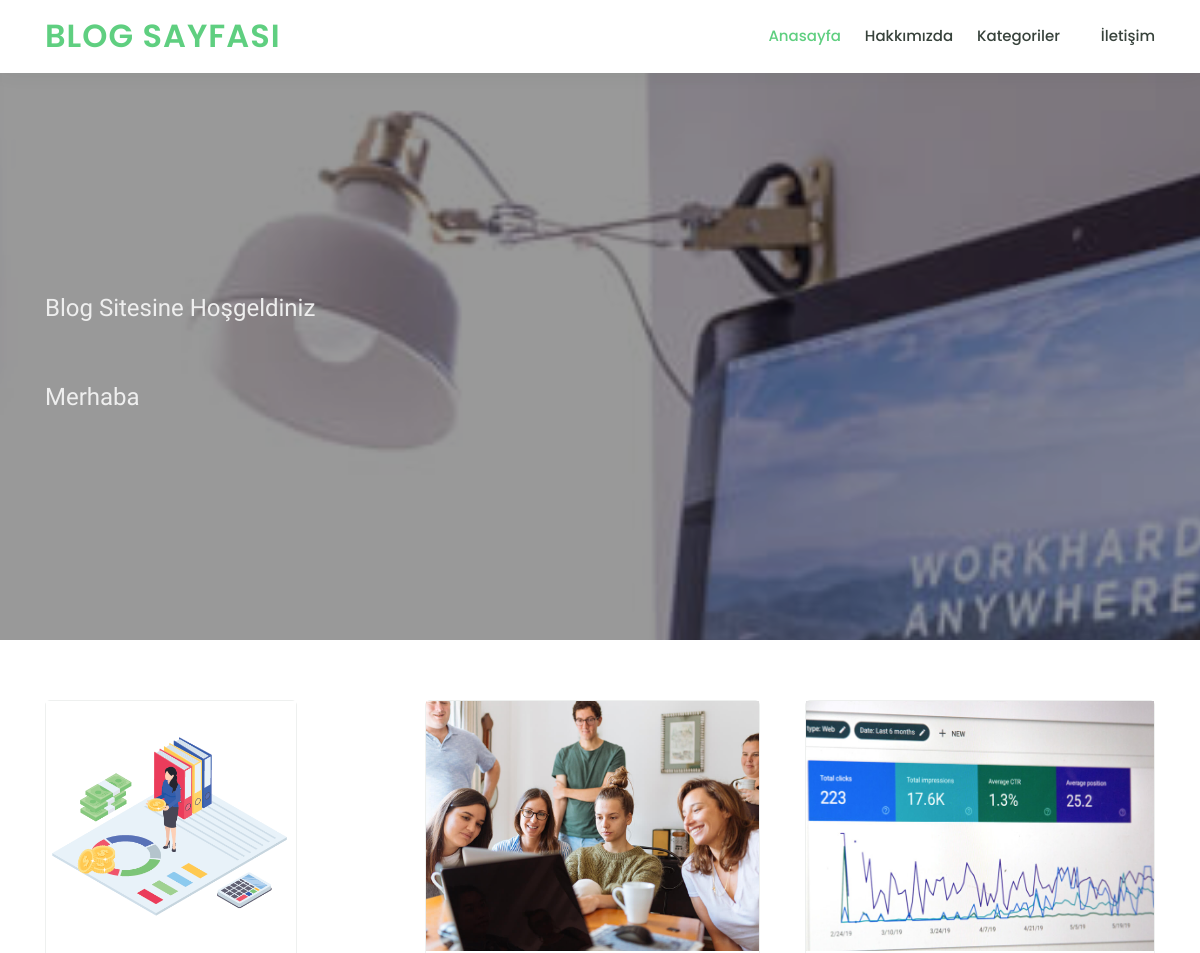
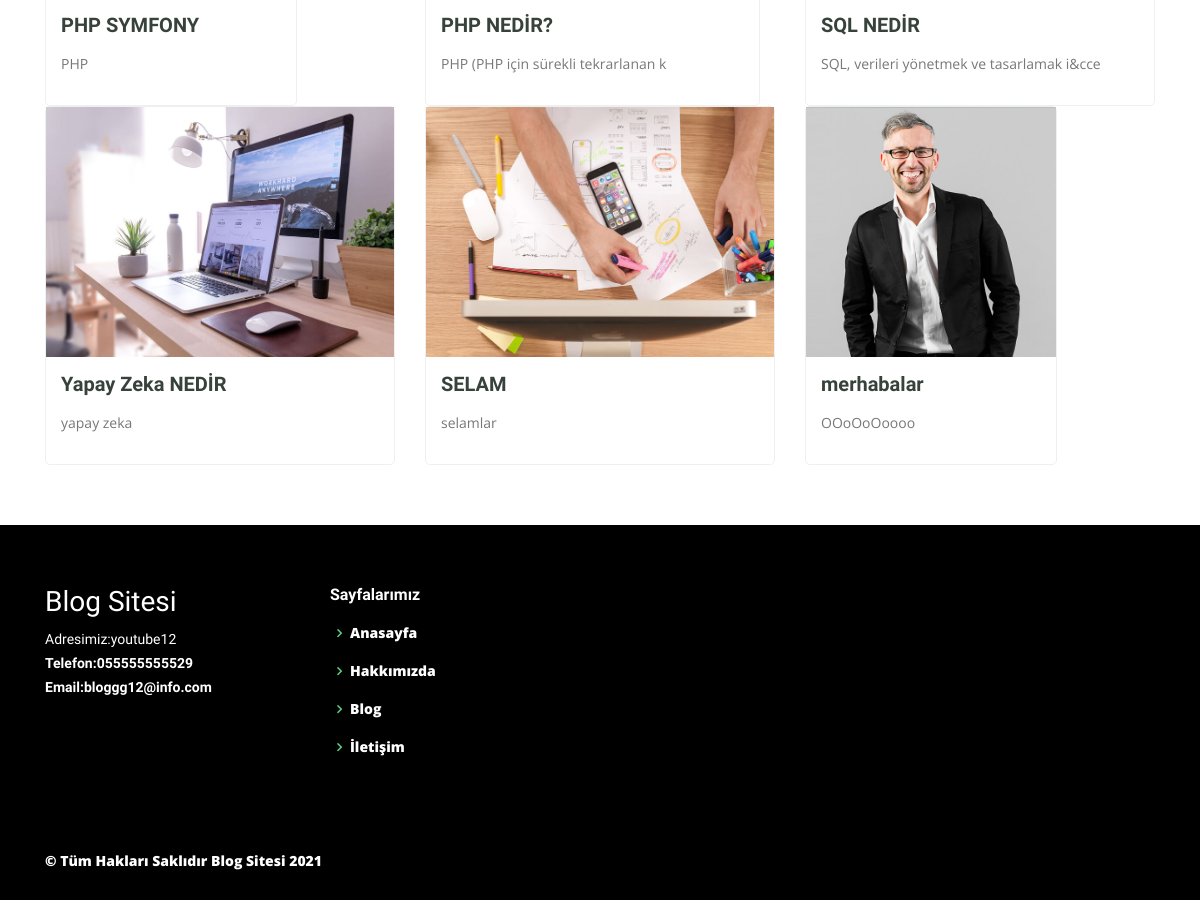
The page / on the database its author committed (2 pictures, top to bottom).
### tables this page shows
CREATE TABLE `slider` (
  `slider_id` int(11) NOT NULL,
  `slider_baslik` varchar(250) NOT NULL,
  `slider_aciklama` text NOT NULL,
  `slider_resim` varchar(250) NOT NULL
);

CREATE TABLE `blog` (
  `blog_id` int(11) NOT NULL,
  `blog_baslik` varchar(250) NOT NULL,
  `blog_aciklama` text NOT NULL,
  `blog_resim` varchar(280) NOT NULL,
  `blog_sira` int(11) NOT NULL
);

CREATE TABLE `ayarlar` (
  `ayar_id` int(1) NOT NULL,
  `ayar_baslik` varchar(250) NOT NULL,
  `ayar_aciklama` text NOT NULL,
  `ayar_logo` varchar(120) NOT NULL,
  `ayar_adres` varchar(160) NOT NULL,
  `ayar_telefon` varchar(25) NOT NULL,
  `ayar_email` varchar(80) NOT NULL
);

### function.php (called while the page is built)
<?php
function seo($s) {
	$tr = array('ş','Ş','ı','I','İ','ğ','Ğ','ü','Ü','ö','Ö','Ç','ç','(',')','/',' ',',','?');
	$eng = array('s','s','i','i','i','g','g','u','u','o','o','c','c','','','-','-','','');
	$s = str_replace($tr,$eng,$s);
	$s = strtolower($s);
	$s = preg_replace('/&amp;amp;amp;amp;amp;amp;amp;amp;amp;.+?;/', '', $s);
	$s = preg_replace('/\s+/', '-', $s);
	$s = preg_replace('|-+|', '-', $s);
	$s = preg_replace('/#/', '', $s);
	$s = str_replace('.', '', $s);
	$s = trim($s, '-');
	return $s;
}
 ?>

### index.php (the view)
<?php require_once 'header.php';
?>
    <section style="background-image: url(admin/resimler/slider/<?php echo $slidercek['slider_resim'] ?>);"
             id="hero" class="d-flex justify-content-center align-items-center">
        <div class="container position-relative" data-aos="zoom-in" data-aos-delay="100">
            <h1><?php echo $slidercek['slider_baslik'] ?>
                <h1>
                    <h2><?php echo $slidercek['slider_aciklama'] ?><h2>
        </div>
    </section>
    <main id="main">
        <section id="courses" class="courses">
            <div class="container" data-aos="fade-up">
                <div class="row" data-aos="zoom-in" data-aos-delay="100">
                    <?php
                    $blogsor = $baglanti->prepare("SELECT * FROM blog order by blog_sira ASC");
                    $blogsor->execute(array());
                    while ($blogcek = $blogsor->fetch(PDO::FETCH_ASSOC)) { ?>
                        <div class="col-lg-4 col-md-6 d-flex align-items-stretch">
                            <div class="course-item">
                                <img style="height: 250px"
                                     src="admin/resimler/blog/<?php echo $blogcek['blog_resim'] ?>" class="img-fluid"
                                     alt="...">
                                <div class="course-content">
                                    <h3>
                                        <a href="blog-detay-<?= seo($blogcek['blog_baslik']) . '-' . $blogcek['blog_id'] ?>"><?php echo $blogcek['blog_baslik'] ?></a>
                                    </h3>
                                    <p><?php
                                        $aciklama = $blogcek['blog_aciklama'];
                                        $bolaciklama = substr($aciklama, 0, 50);
                                        echo $bolaciklama;
                                        ?></p>
                                </div>
                            </div>
                        </div>
                    <?php } ?>
                </div>
            </div>
        </section>
    </main>
<?php require_once 'footer.php'; ?>

### header.php (shortened to what this page needs)
<?php
require_once 'admin/baglanti.php';
require_once 'function.php';
$ayarsor=$baglanti->prepare("SELECT * FROM ayarlar where ayar_id=?");
$ayarsor->execute(array(1));
$ayarcek=$ayarsor->fetch(PDO::FETCH_ASSOC);
$slidersor=$baglanti->prepare("SELECT * FROM slider where slider_id=?");
$slidersor->execute(array(1));
$slidercek=$slidersor->fetch(PDO::FETCH_ASSOC);
 ?>
<!DOCTYPE html>
<html lang="en">
<head>
  <link href="assets/vendor/bootstrap/css/bootstrap.min.css" rel="stylesheet">
  <link href="assets/vendor/icofont/icofont.min.css" rel="stylesheet">
  <link href="assets/vendor/boxicons/css/boxicons.min.css" rel="stylesheet">
  <link href="assets/vendor/remixicon/remixicon.css" rel="stylesheet">
  <link href="assets/vendor/owl.carousel/assets/owl.carousel.min.css" rel="stylesheet">
  <link href="assets/vendor/animate.css/animate.min.css" rel="stylesheet">
  <link href="assets/vendor/aos/aos.css" rel="stylesheet">
  <link href="assets/css/style.css" rel="stylesheet">
</head>
<body>
  <header id="header" class="fixed-top">
    <div class="container d-flex align-items-center">
      <h1 class="logo mr-auto"><a href="index">Blog Sayfası</a></h1>
      <nav class="nav-menu d-none d-lg-block">
        <ul>
          <li class="active"><a href="index.php">Anasayfa</a></li>
          <li><a href="hakkimizda.php">Hakkımızda</a></li>
            <li class="drop-down"><a href="">Kategoriler</a>
            </li>
            <li><a href="iletisim.php">İletişim</a></li>
        </ul>
      </nav>
    </div>
  </header>

### footer.php (shortened to what this page needs)
  <footer style="background-color: black" id="footer">
    <div style="background-color: black" class="footer-top">
      <div class="container">
        <div class="row">
          <div class="col-lg-3 col-md-6 footer-contact">
            <h3 style="color: white">Blog Sitesi</h3>
            <p style="color: white">
              Adresimiz:<?php echo $ayarcek['ayar_adres']; ?><br>
              <strong>Telefon:<?php echo $ayarcek['ayar_telefon']?><br>
              <strong>Email:<?php echo $ayarcek['ayar_email']?><br>
            </p>
          </div>
          <div class="col-lg-2 col-md-6 footer-links">
            <h4 style="color: white">Sayfalarımız</h4>
            <ul>
              <li><i class="bx bx-chevron-right"></i> <a style="color: white" href="index">Anasayfa</a></li>
              <li><i class="bx bx-chevron-right"></i> <a style="color: white" href="hakkimizda">Hakkımızda</a></li>
              <li><i class="bx bx-chevron-right"></i> <a style="color: white" href="blog">Blog</a></li>
              <li><i class="bx bx-chevron-right"></i> <a style="color: white" href="iletisim">İletişim</a></li>
            </ul>
          </div>
        </div>
      </div>
    </div>
    <div class="container d-md-flex py-4">
      <div class="mr-md-auto text-center text-md-left">
        <div style="color: white" class="copyright">
          &copy; Tüm Hakları Saklıdır <strong><span>Blog Sitesi </span>
            </strong> <?php echo date("Y") ?>
        </div>
        <div class="credits">
        </div>
      </div>
    </div>
  </footer>
</body>
</html>

### assets/css/style.css (style rules this page uses)
body { font-family: "Open Sans", sans-serif; color: #444444; }
a { color: #5fcf80; }
h1, h2, h3, h4, h5, h6 { font-family: "Raleway", sans-serif; }
#header { background: #fff; transition: all 0.5s; z-index: 997; padding: 15px 0; box-shadow: 0px 0 18px rgba(55, 66, 59, 0.08); }
#header .logo { font-size: 32px; margin: 0; padding: 0; line-height: 1; font-weight: 600; letter-spacing: 1px; text-transform: uppercase; font-family: "Poppins", sans-serif; }
#header .logo a { color: #5fcf80; }
.nav-menu ul { margin: 0; padding: 0; list-style: none; }
.nav-menu > ul { display: flex; }
.nav-menu > ul > li { position: relative; white-space: nowrap; padding: 10px 0 10px 24px; }
.nav-menu a { display: block; position: relative; color: #37423b; transition: 0.3s; font-size: 15px; font-family: "Poppins", sans-serif; font-weight: 500; }
.nav-menu a:hover, .nav-menu .active > a, .nav-menu li:hover > a { color: #5fcf80; }
.nav-menu .drop-down > a:after { content: "\ea99"; font-family: IcoFont; padding-left: 5px; }
.mobile-nav { position: fixed; top: 55px; right: 15px; bottom: 15px; left: 15px; z-index: 9999; overflow-y: auto; background: #fff; transition: ease-in-out 0.2s; opacity: 0; visibility: hidden; border-radius: 10px; padding: 10px 0; }
.mobile-nav * { margin: 0; padding: 0; list-style: none; }
.mobile-nav a { display: block; position: relative; color: #37423b; padding: 10px 20px; font-weight: 500; outline: none; }
.mobile-nav a:hover, .mobile-nav .active > a, .mobile-nav li:hover > a { color: #5fcf80; text-decoration: none; }
.mobile-nav .drop-down > a:after { content: "\ea99"; font-family: IcoFont; padding-left: 10px; position: absolute; right: 15px; }
.mobile-nav .drop-down > a { padding-right: 35px; }
#hero { width: 100%; height: 80vh; background: url("../img/hero-bg.jpg") top center; background-size: cover; position: relative; }
#hero:before { content: ""; background: rgba(0, 0, 0, 0.4); position: absolute; bottom: 0; top: 0; left: 0; right: 0; }
#hero .container { padding-top: 72px; }
#hero h1 { margin: 0; font-size: 48px; font-weight: 700; line-height: 56px; color: #fff; font-family: "Poppins", sans-serif; }
#hero h2 { color: #eee; margin: 10px 0 0 0; font-size: 24px; }
@media (min-width: 1024px) { #hero { background-attachment: fixed; } }
section { padding: 60px 0; overflow: hidden; }
.courses .course-item { border-radius: 5px; border: 1px solid #eef0ef; }
.courses .course-content { padding: 15px; }
.courses .course-content h3 { font-weight: 700; font-size: 20px; }
.courses .course-content h3 a { color: #37423b; transition: 0.3s; }
.courses .course-content p { font-size: 14px; color: #777777; }
#footer { color: #37423b; font-size: 14px; background: #eef0ef; }
#footer .footer-top { padding: 60px 0 30px 0; background: #f9faf9; }
#footer .footer-top .footer-contact { margin-bottom: 30px; }
#footer .footer-top .footer-contact p { font-size: 14px; line-height: 24px; margin-bottom: 0; font-family: "Raleway", sans-serif; color: #777777; }
#footer .footer-top h4 { font-size: 16px; font-weight: bold; color: #444444; position: relative; padding-bottom: 12px; }
#footer .footer-top .footer-links { margin-bottom: 30px; }
#footer .footer-top .footer-links ul { list-style: none; padding: 0; margin: 0; }
#footer .footer-top .footer-links ul i { padding-right: 2px; color: #5fcf80; font-size: 18px; line-height: 1; }
#footer .footer-top .footer-links ul li { padding: 10px 0; display: flex; align-items: center; }
#footer .footer-top .footer-links ul li:first-child { padding-top: 0; }
#footer .footer-top .footer-links ul a { color: #777777; transition: 0.3s; display: inline-block; line-height: 1; }
#footer .credits { padding-top: 5px; font-size: 13px; }

### rows shown on the page
slider: slider_resim (picture), slider_aciklama "Blog Sitesine Hoşgeldiniz Merhaba"
blog: blog_resim (picture), blog_baslik "PHP SYMFONY", blog_aciklama "PHP"
blog: blog_resim (picture), blog_baslik "PHP NEDİR?", blog_aciklama "PHP (PHP için sürekli tekrarlanan k"
blog: blog_resim (picture), blog_baslik "SQL NEDİR", blog_aciklama "SQL, verileri yönetmek ve tasarlamak i&cce"
blog: blog_resim (picture), blog_baslik "Yapay Zeka NEDİR", blog_aciklama "yapay zeka"
blog: blog_resim (picture), blog_baslik "SELAM", blog_aciklama "selamlar"
blog: blog_resim (picture), blog_baslik "merhabalar", blog_aciklama "OOoOoOoooo"
ayarlar: ayar_adres "youtube12", ayar_telefon "055555555529", ayar_email "bloggg12@info.com"
